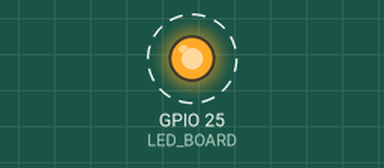
This sketch was run on a simulated ESP32. On the bench: output pins drawn as LEDs (lit = HIGH). Dashed ring = blinking.

Above: at 0.5 s.
Timing chart, 0 to 4.6 s (numbered marks = the images above):
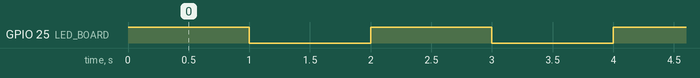

The sketch:

Ejercicio_2_Primera_Clase.ino.ino
```cpp
/*
Seminario de Informatica y Telecomunicaciones
Clase 21/3 - Ejercicio 2

*/

#define LED_BOARD 25

void setup() {

pinMode(LED_BOARD, OUTPUT);

}

void loop() {

digitalWrite(LED_BOARD, HIGH);
delay(1000);
digitalWrite(LED_BOARD, LOW);
delay(1000);

}
```

Measured:
- by itself, GPIO 25 (LED_BOARD): alternates HIGH for 1.0 s and LOW for 1.0 s
